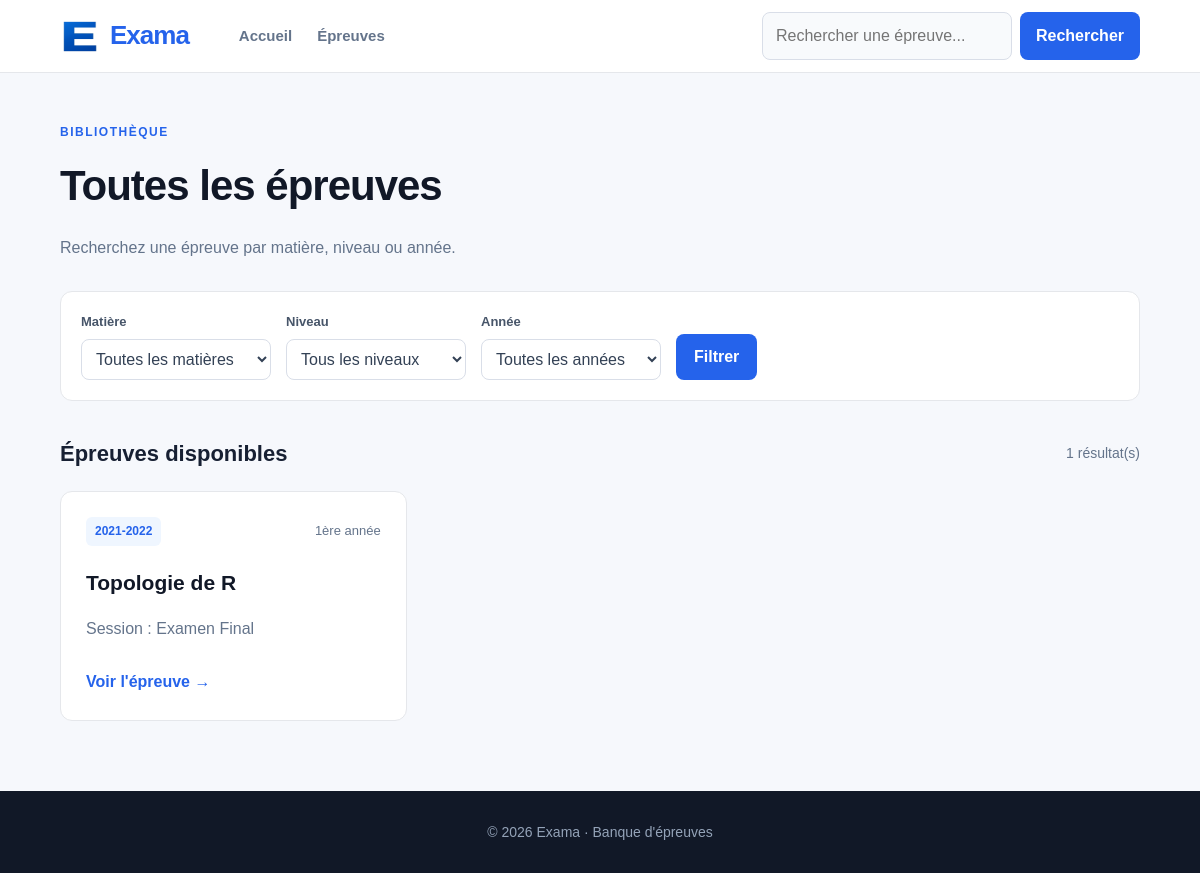
The app's page /epreuves/, older data.
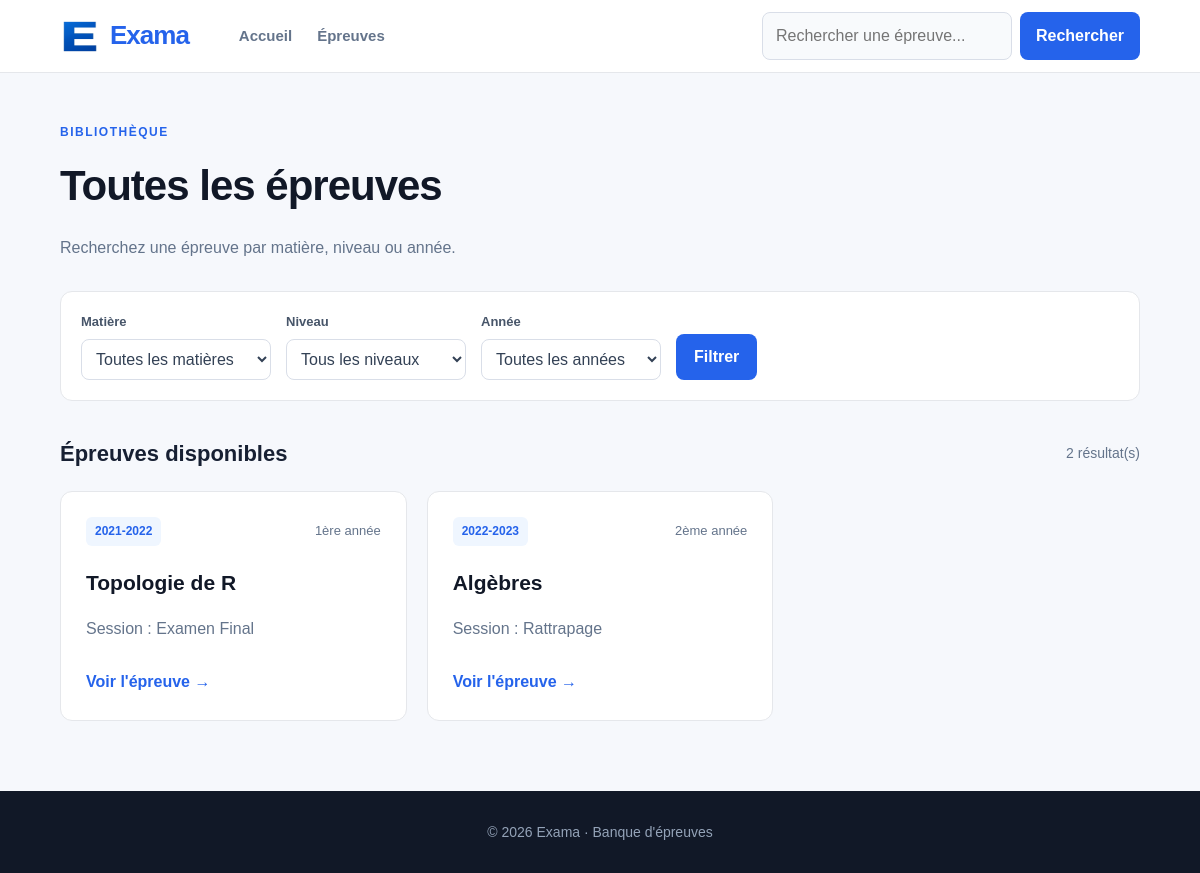
The same page, newer data.
### epreuves/models.py (models this page shows, shortened)
class Epreuve(models.Model):
    ANNEE = [(year, f"{year}-{year + 1}") for year in range(2000, 2026)]
    ENTITES = [
       ("FAST", "FAST"),
       ("ENS", "ENS"),
    ]
    NIVEAUX = [
        ('1', '1ère année'),
        ('2', '2ème année'),
        ('3', '3ème année'),
    ]
    SESSION = [
        ('Examen', 'Examen Final'),
        ('Rattrapage', 'Rattrapage'),
    ]
    entite = models.CharField(max_length=100, default=ENTITES[0][0], choices=ENTITES)
    niveau = models.CharField(max_length=100, default="Choisissez votre niveau", choices=NIVEAUX)
    annee = models.IntegerField(choices=ANNEE)
    session = models.CharField(max_length=100, default="Quel est la session?" ,choices=SESSION)
    fichier = models.FileField(upload_to='epreuves/')
    matiere = models.ForeignKey('Matiere', on_delete=models.CASCADE, related_name='epreuves')
    date_ajout = models.DateTimeField(auto_now_add=True)

class Matiere(models.Model):
    nom = models.CharField(max_length=100)
    slug = models.SlugField(unique=True)
    def __str__(self):
        return self.nom

### epreuves/views.py (the view)
# urls.py: path("epreuves/", views.liste_epreuves, name="epreuves"),
def liste_epreuves(request):
    epreuves = Epreuve.objects.select_related("matiere")
    recherche = request.GET.get("q", "").strip()
    if recherche:
        filtre = Q(matiere__nom__icontains=recherche)
        if recherche.isdigit():
            filtre |= Q(annee=int(recherche))
        epreuves = epreuves.filter(filtre)
    matiere = request.GET.get("matiere", "").strip()
    niveau = request.GET.get("niveau", "").strip()
    annee = request.GET.get("annee", "").strip()
    entite = request.GET.get("entite", "").strip()
    if matiere:
        epreuves = epreuves.filter(matiere_id=matiere)
    if niveau:
        epreuves = epreuves.filter(niveau=niveau)
    if annee:
        epreuves = epreuves.filter(annee=annee)
    if entite:
        epreuves = epreuves.filter(entite=entite)
    return render(request, "epreuves.html", {
        "epreuves": epreuves,
        "matieres": Matiere.objects.order_by("nom"),
        "annees": (
            Epreuve.objects
            .order_by("-annee")
            .values_list("annee", flat=True)
            .distinct()
        ),
        "niveaux": Epreuve.NIVEAUX,
        "recherche": recherche,
        "matiere_recherchee": matiere,
        "niveau_recherche": niveau,
        "annee_recherchee": annee,
    })

### templates/epreuves.html (shortened to what this page needs)
{% extends "base.html" %}
{% block content %}
<div class="page-header">
    <p class="section-label">BIBLIOTHÈQUE</p>
    <h1>Toutes les épreuves</h1>
    <p>
        Recherchez une épreuve par matière, niveau ou année.
    </p>
</div>
<form method="get" class="filters">
    <div class="filter-group">
        <label for="matiere">
            Matière
        </label>
        <select id="matiere" name="matiere">
            <option value="">
                Toutes les matières
            </option>
        </select>
    </div>
    <div class="filter-group">
        <label for="niveau">
            Niveau
        </label>
        <select id="niveau" name="niveau">
            <option value="">
                Tous les niveaux
            </option>
        </select>
    </div>
    <div class="filter-group">
        <label for="annee">
            Année
        </label>
        <select id="annee" name="annee">
            <option value="">
                Toutes les années
            </option>
        </select>
    </div>
    <button type="submit" class="filter-button">
        Filtrer
    </button>
</form>
<div class="results-header">
    <h2>
        Épreuves disponibles
    </h2>
    <span>
        {{ epreuves|length }} résultat(s)
    </span>
</div>
<div class="exam-grid">
    {% for epreuve in epreuves %}
        <article class="exam-card">
            <div class="exam-card-top">
                <span class="exam-badge">
                    {{ epreuve.get_annee_display }}
                </span>
                <span>
                    {{ epreuve.get_niveau_display }}
                </span>
            </div>
            <h3>
                {{ epreuve.matiere }}
            </h3>
            <p>
                Session : {{ epreuve.get_session_display }}
            </p>
            <a
                href="{% url 'epreuves_details' epreuve.id %}"
                class="card-link"
            >
                Voir l'épreuve →
            </a>
        </article>
    {% endfor %}
</div>
{% endblock content %}

Row changes from the older to the newer data that the page shows:
added Epreuve: annee "2022-2023", niveau "2ème année", matiere "Algèbres", session "Rattrapage"
Text that changed along with them:
{{ epreuves|length }}: "1" → "2"
